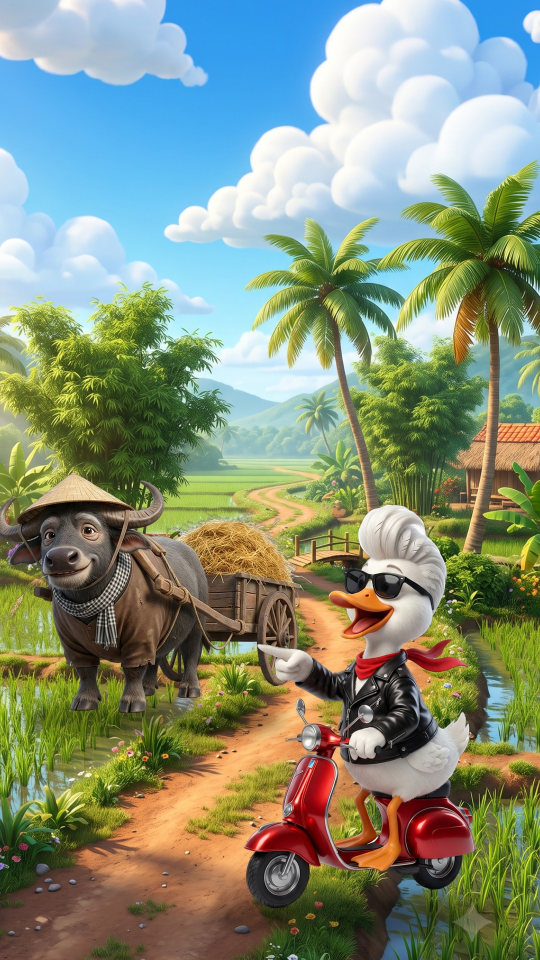
#> input picture episodes/ep01-cuoi-nguoi-cho-voi/images/keyframes/shot1.jpg, 1080 x 1920 px (shown at 1/2 size); its folder holds 2 pictures in this run
$ python remove_bg.py ../episodes/ep01-cuoi-nguoi-cho-voi/images/keyframes out.png
#> lines starting #> are read from the running program, lines starting #| are printed output that depends on the picture; after the words box and inside, x2 and y2 are one past the last pixel; in counts of white or black regions, pixels touching at a corner belong together
#> in main, img is the input picture: PIL image 1080x1920 RGB; mean R, G, B 132.4, 144.4, 121.8
#!/usr/bin/env python3
"""Bước 4 — Tách nền trắng cho ảnh nhân vật (A1–A5).

Cách dùng:
    python3 tools/remove_bg.py <thư_mục_ảnh_vào> <thư_mục_ảnh_ra>

Mặc định: chỉ xóa vùng nền trắng NỐI LIỀN với mép ảnh (flood fill),
nên phần trắng bên trong nhân vật (lông vịt trắng, mắt...) được giữ lại.
Thêm --ai để dùng rembg (mô hình AI) nếu đã cài: pip install "rembg[cpu]".
Ảnh bối cảnh (B1–B3) không cần tách nền, script tự bỏ qua file tên bắt đầu bằng "B".
"""
import argparse
import sys
from collections import deque
from pathlib import Path

import numpy as np
from PIL import Image, ImageFilter

EXTS = {".png", ".jpg", ".jpeg", ".webp"}


def white_key(img: Image.Image, tol: int, feather: float) -> Image.Image:
#> called with tol = 18, feather = 0.8
    rgb = np.asarray(img.convert("RGB")).astype(np.int16)
    h, w, _ = rgb.shape
#> h = 1920; w = 1080
    # "gần trắng": mọi kênh >= 255 - tol và màu ít bão hòa
    near_white = (rgb.min(axis=2) >= 255 - tol) & ((rgb.max(axis=2) - rgb.min(axis=2)) <= tol)
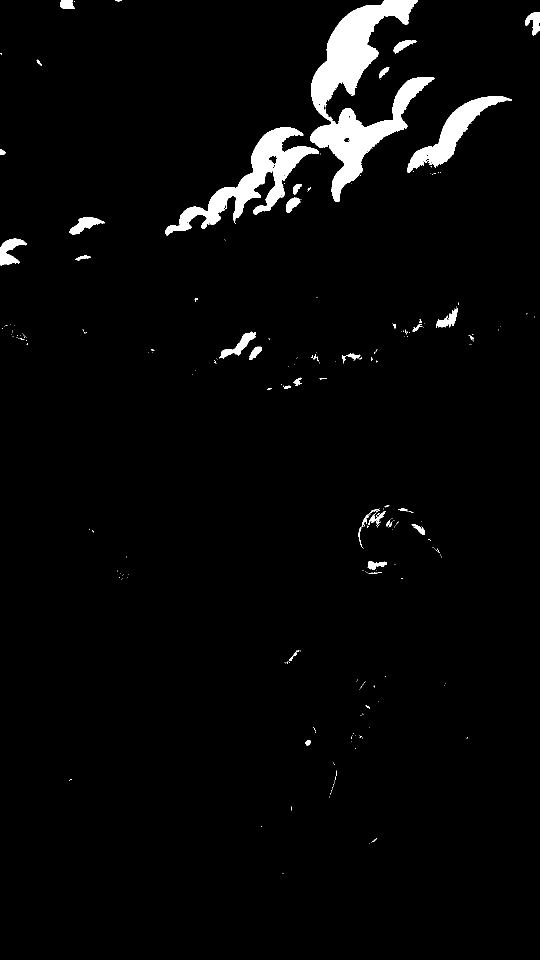
#> near_white: shape (1920, 1080) bool (shown at 1/2 size); 3.3% white; 273 white regions (230 under 20 px), largest, box (x1, y1, x2, y2) and area: (620, 0, 869, 404) 33119, (330, 254, 638, 471) 15992, (814, 193, 1023, 346) 7817

    bg = np.zeros((h, w), dtype=bool)
    q = deque()
    for x in range(w):
        for y in (0, h - 1):
            if near_white[y, x] and not bg[y, x]:
                bg[y, x] = True; q.append((y, x))
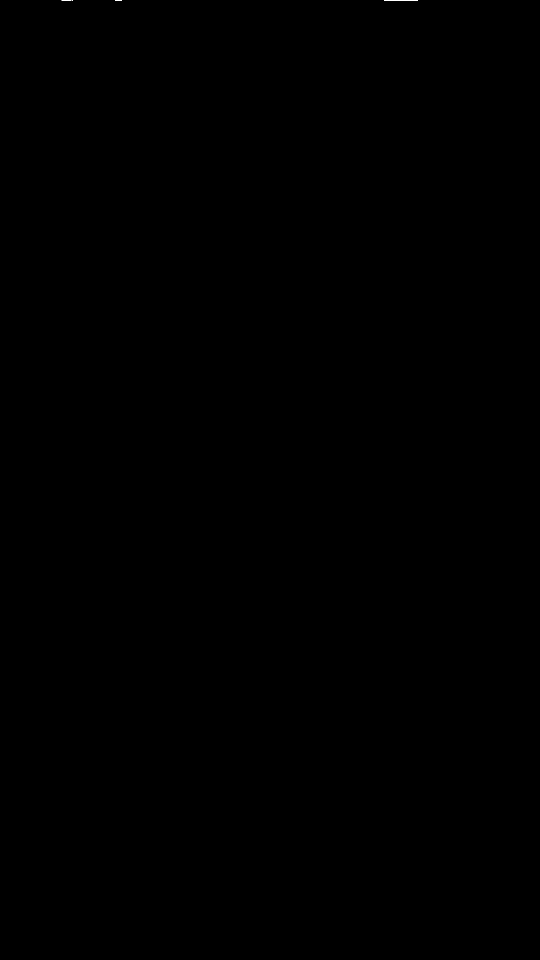
#> bg: shape (1920, 1080) bool (shown at 1/2 size); 0.01% white in thin lines or dots, all inside (x1, y1, x2, y2) = (123, 0, 836, 1)
    for y in range(h):
        for x in (0, w - 1):
            if near_white[y, x] and not bg[y, x]:
                bg[y, x] = True; q.append((y, x))
#> bg: shape (1920, 1080) bool; 0.01% white in thin lines or dots, all inside (x1, y1, x2, y2) = (0, 0, 1080, 530)
    while q:
        y, x = q.popleft()
        for ny, nx in ((y - 1, x), (y + 1, x), (y, x - 1), (y, x + 1)):
            if 0 <= ny < h and 0 <= nx < w and near_white[ny, nx] and not bg[ny, nx]:
                bg[ny, nx] = True; q.append((ny, nx))
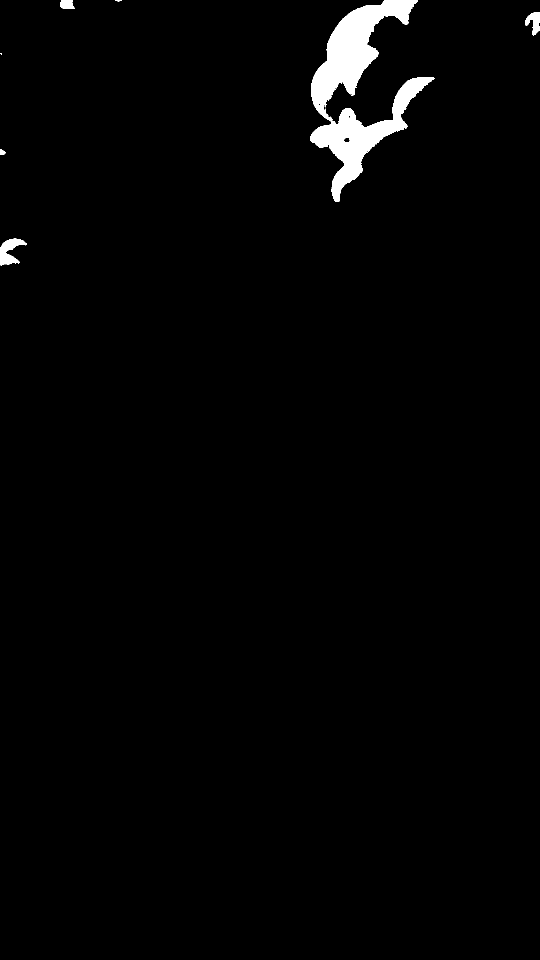
#> bg: shape (1920, 1080) bool (shown at 1/2 size); 1.7% white; 8 white regions (2 under 20 px), largest, box (x1, y1, x2, y2) and area: (620, 0, 869, 404) 33107, (0, 477, 54, 531) 1479, (1050, 24, 1080, 72) 799, (120, 0, 149, 18) 425, (0, 298, 11, 309) 87, (230, 0, 244, 3) 26

    alpha = Image.fromarray(np.where(bg, 0, 255).astype(np.uint8))
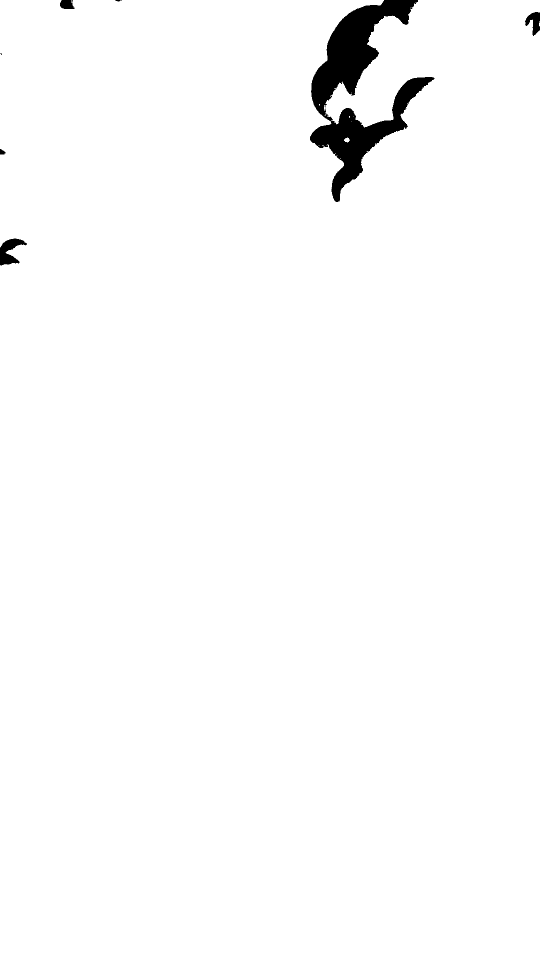
#> alpha: PIL image 1080x1920 L (shown at 1/2 size); 98.3% white; 8 black regions (2 under 20 px), largest, box (x1, y1, x2, y2) and area: (620, 0, 869, 404) 33107, (0, 477, 54, 531) 1479, (1050, 24, 1080, 72) 799, (120, 0, 149, 18) 425, (0, 298, 11, 309) 87, (230, 0, 244, 3) 26
    if feather > 0:  # làm mềm viền, tránh răng cưa / viền trắng
        alpha = alpha.filter(ImageFilter.MinFilter(3)).filter(ImageFilter.GaussianBlur(feather))
    out = img.convert("RGBA")
    out.putalpha(alpha)
    return out


_SESSION = None


def ai_remove(img: Image.Image) -> Image.Image:
    """Tách nền bằng AI (rembg, mô hình isnet-general-use): xóa luôn bóng đổ dưới chân."""
    global _SESSION
    from rembg import new_session, remove  # type: ignore
    if _SESSION is None:
        _SESSION = new_session("isnet-general-use")
    return remove(img.convert("RGB"), session=_SESSION)


def main() -> int:
    p = argparse.ArgumentParser()
    p.add_argument("src")
    p.add_argument("dst")
    p.add_argument("--tol", type=int, default=18, help="độ lệch cho phép so với màu trắng (0-60)")
    p.add_argument("--feather", type=float, default=0.8, help="độ mềm viền (px)")
    p.add_argument("--ai", action="store_true", help="dùng rembg thay cho tách nền trắng")
    a = p.parse_args()

    src, dst = Path(a.src), Path(a.dst)
    dst.mkdir(parents=True, exist_ok=True)
    files = sorted(f for f in src.iterdir() if f.suffix.lower() in EXTS and not f.name.upper().startswith("B"))
    if not files:
        print(f"Không tìm thấy ảnh nhân vật trong {src}")
        return 1
    for f in files:
        img = Image.open(f)
        out = ai_remove(img) if a.ai else white_key(img, a.tol, a.feather)
        bbox = out.getchannel("A").getbbox()
#> bbox = (0, 0, 1080, 1920)
        if bbox:  # cắt sát nhân vật, chừa lề 16px
            l, t, r, b = bbox
#> l = 0; t = 0; r = 1080; b = 1920
            out = out.crop((max(l - 16, 0), max(t - 16, 0), min(r + 16, out.width), min(b + 16, out.height)))
        target = dst / (f.stem + ".png")
        out.save(target)
        print(f"✓ {f.name} -> {target}")
#> pass 2 of the loop in main, `for f in files:`:
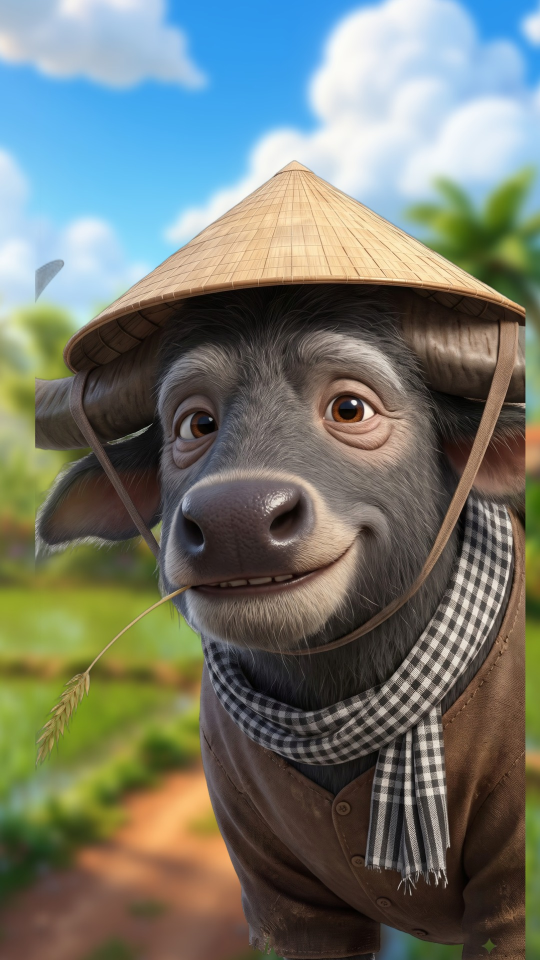
#> input picture episodes/ep01-cuoi-nguoi-cho-voi/images/keyframes/shot2.jpg, 1080 x 1920 px (shown at 1/2 size)
#> in main, img is the input picture: PIL image 1080x1920 RGB; mean R, G, B 115.3, 120, 109.7
#> near_white: shape (1920, 1080) bool; 1.8% white; 13 white regions (7 under 20 px), largest, box (x1, y1, x2, y2) and area: (412, 174, 842, 447) 19013, (636, 0, 837, 218) 13348, (839, 218, 968, 332) 4435, (0, 502, 25, 535) 608, (134, 0, 159, 17) 303, (705, 801, 713, 810) 40
#> after the loop in white_key (call 2), `while q:`:
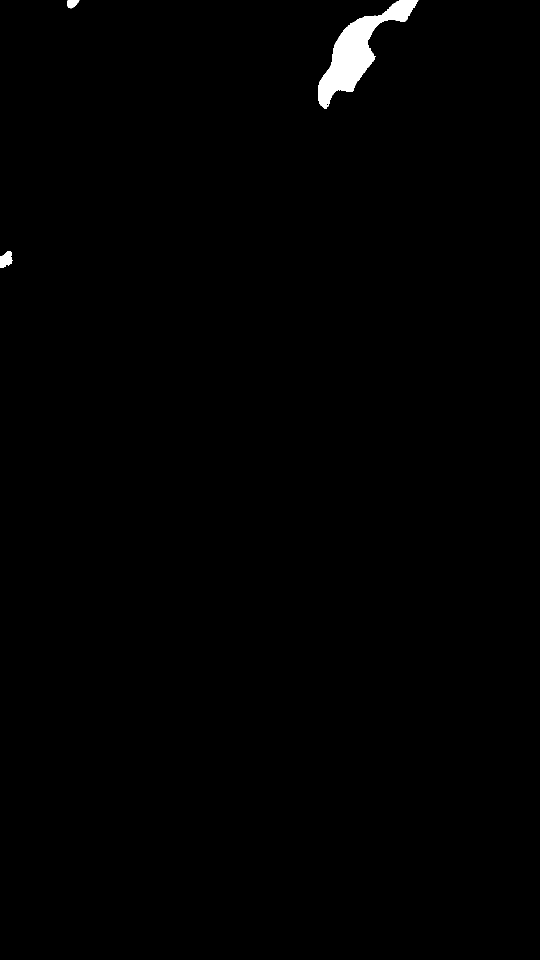
#> bg: shape (1920, 1080) bool (shown at 1/2 size); 0.69% white; 3 white regions, box (x1, y1, x2, y2) and area: (636, 0, 837, 218) 13348, (0, 502, 25, 535) 608, (134, 0, 159, 17) 303
#> in white_key (call 2), `alpha = alpha.filter(ImageFilter.MinFilter(3)).filter(ImageFilter.Gaus..`:
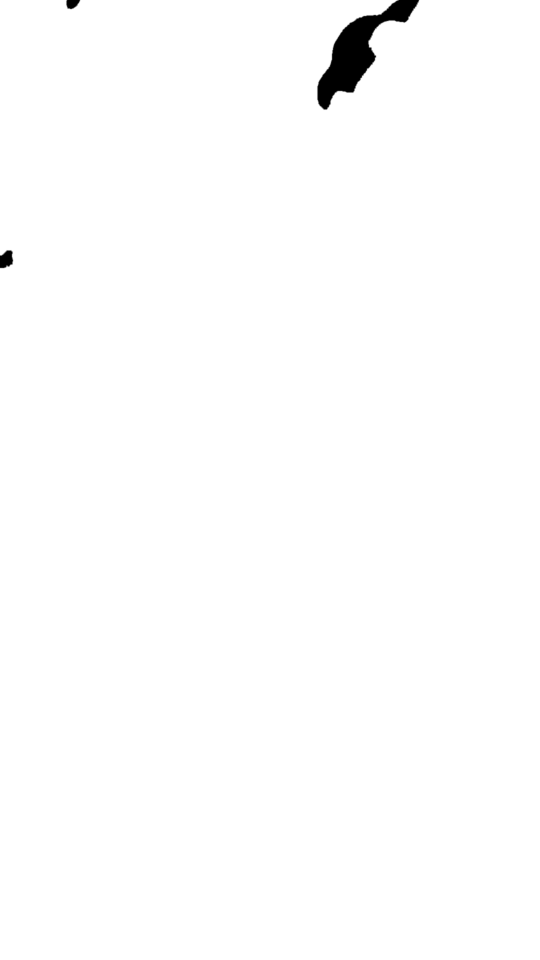
#> alpha: PIL image 1080x1920 L (shown at 1/2 size); min 0, max 255, mean 253.1
    return 0


if __name__ == "__main__":
    sys.exit(main())
#> (the program exits here)
